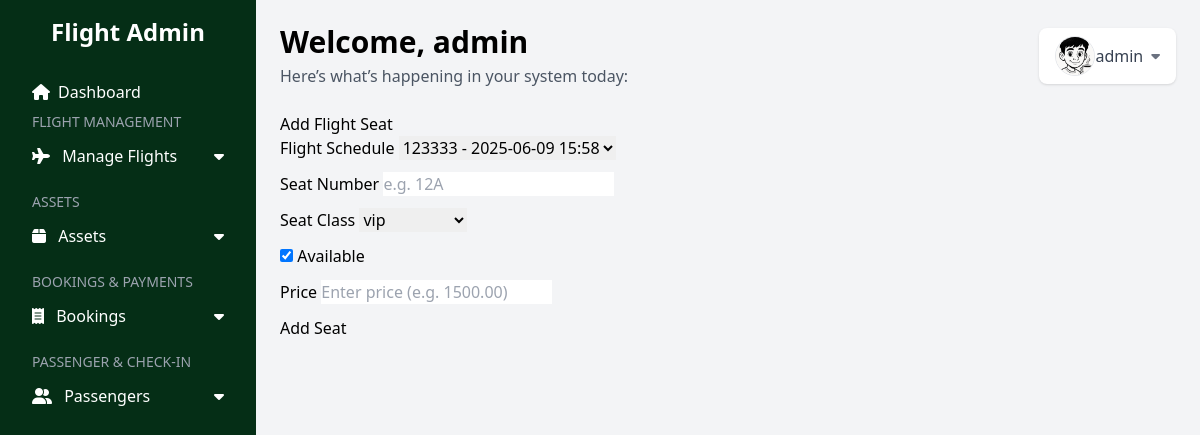
Screenshot of /flight_seats/add (signed in) with the database file from the repository.
### web/models.py (models this page shows)
class User(db.Model, UserMixin):
    id = db.Column(db.Integer, primary_key=True)
    username = db.Column(db.String(225), unique=True, nullable=False)
    password = db.Column(db.String(225), nullable=False)
    profile_image = db.Column(db.String(255), nullable=True, default='default.png')  # default image

### web/views.py (the view, shortened to what this page needs)
@views.route('/flight_seats/add', methods=['GET', 'POST'])
@login_required
def add_flight_seat():
    schedules = FlightSchedule.query.all()
    seat_classes = SeatClass.query.all()
    return render_template('flight_seats/add_seat.html', schedules=schedules, seat_classes=seat_classes)

### web/__init__.py (called while the page is built)
def create_app():
    app = Flask(__name__)
    app.config['SECRET_KEY'] = "secret_key"
    app.config['SQLALCHEMY_DATABASE_URI'] = f'sqlite:///{DB_NAME}'
    db.init_app(app)
    from .views import views
    from .auth import auth
    app.register_blueprint(views, url_prefix="/")
    app.register_blueprint(auth, url_prefix="/")
    from .models import User
    create_database(app)
    login_manager = LoginManager()
    login_manager.login_view = 'auth.login'
    login_manager.init_app(app)
    @login_manager.user_loader
    def load_user(id):
        return User.query.get(int(id))
    return app

### web/templates/flight_seats/add_seat.html
{% extends 'base.html' %}
{% block content %}
<div class="container">
    <h2>Add Flight Seat</h2>
    <form method="POST">
        <div class="mb-3">
            <label>Flight Schedule</label>
            <select name="flight_schedule_id" class="form-control" required>
                {% for schedule in schedules %}
                    <option value="{{ schedule.id }}">
                        {{ schedule.flight.flight_number }} - {{ schedule.departure_time.strftime('%Y-%m-%d %H:%M') }}
                    </option>
                {% endfor %}
            </select>
        </div>
        <div class="mb-3">
            <label>Seat Number</label>
            <input type="text" name="seat_number" class="form-control" placeholder="e.g. 12A" required>
        </div>
        <div class="mb-3">
            <label>Seat Class</label>
            <select name="seat_class_id" class="form-control" required>
                {% for seat_class in seat_classes %}
                    <option value="{{ seat_class.id }}">{{ seat_class.name }}</option>
                {% endfor %}
            </select>
        </div>
        <div class="form-check mb-3">
            <input class="form-check-input" type="checkbox" name="is_available" checked>
            <label class="form-check-label">Available</label>
        </div>
        <div class="mb-3">
            <label>Price</label>
            <input type="number" step="0.01" name="price" class="form-control" placeholder="Enter price (e.g. 1500.00)" required>
        </div>
        <button type="submit" class="btn btn-primary">Add Seat</button>
    </form>
</div>
{% endblock %}

### web/templates/base.html (shortened to what this page needs)
<!DOCTYPE html>
<html lang="en">
<head>
  <script src="https://cdn.tailwindcss.com"></script>
  <link href="https://cdnjs.cloudflare.com/ajax/libs/font-awesome/6.4.0/css/all.min.css" rel="stylesheet">
</head>
<body class="h-screen bg-gray-100 flex">
  <nav class="w-64 bg-green-950 text-white flex flex-col p-4 fixed h-full overflow-y-auto">
    <h4 class="text-center text-2xl font-bold mb-6">Flight Admin</h4>
    <a href="{{ url_for('views.dashboard') }}" class="flex justify-between items-center py-2 px-4 hover:bg-gray-700 rounded">
      <span class="flex items-center">
        <i class="fas fa-home mr-2"></i> Dashboard
      </span>
    </a>
    <div class="text-sm uppercase text-gray-400 px-4 mb-1">Flight Management</div>
    <button class="w-full text-left px-4 py-2 hover:bg-gray-700 flex justify-between items-center" onclick="toggleMenu('flightMgmt')">
      <span><i class="fas fa-plane mr-2"></i> Manage Flights</span><i class="fas fa-caret-down"></i>
    </button>
    <div class="text-sm uppercase text-gray-400 px-4 mt-4 mb-1">Assets</div>
    <button class="w-full text-left px-4 py-2 hover:bg-gray-700 flex justify-between items-center" onclick="toggleMenu('assets')">
      <span><i class="fas fa-box mr-2"></i> Assets</span><i class="fas fa-caret-down"></i>
    </button>
    <div class="text-sm uppercase text-gray-400 px-4 mt-4 mb-1">Bookings & Payments</div>
    <button class="w-full text-left px-4 py-2 hover:bg-gray-700 flex justify-between items-center" onclick="toggleMenu('bookings')">
      <span><i class="fas fa-receipt mr-2"></i> Bookings</span><i class="fas fa-caret-down"></i>
    </button>
    <div class="text-sm uppercase text-gray-400 px-4 mt-4 mb-1">Passenger & Check-In</div>
    <button class="w-full text-left px-4 py-2 hover:bg-gray-700 flex justify-between items-center" onclick="toggleMenu('passenger')">
      <span><i class="fas fa-user-friends mr-2"></i> Passengers</span><i class="fas fa-caret-down"></i>
    </button>
  </nav>
  <main class="ml-64 p-6 w-full overflow-y-auto">
    <div class="mb-6 flex justify-between items-center">
      <div>
        <h1 class="text-3xl font-bold mb-1">Welcome, {{ current_user.username }}</h1>
        <p class="text-gray-600">Here’s what’s happening in your system today:</p>
      </div>
      <div class="relative">
        <button onclick="toggleMenu('profileMenu')" class="flex items-center bg-white px-4 py-2 rounded-lg shadow hover:shadow-md transition">
          <img src="{{ url_for('static', filename='uploads/' + current_user.profile_image) }}"
            class="w-10 h-10 rounded-full object-cover border" alt="Profile Image">
          <span class="text-gray-700 font-medium">{{ current_user.username }}</span>
          <i class="fas fa-caret-down ml-2 text-sm text-gray-500"></i>
        </button>
      </div>
    </div>
    {% block content %}
    {% endblock %}
  </main>
</body>
</html>

### rows the page displays
User: username "admin", profile_image (picture)

### other values shown
form field flight_schedule_id "123333 - 2025-06-09 15:58"
form field seat_class_id "vip"
